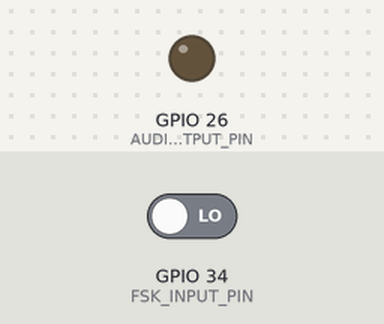
Simulated run of this sketch. Board: ESP32. On the bench: output pins drawn as LEDs (lit = HIGH). The inputs (shaded band) are chosen by the test bench; at power-on: GPIO 34 (FSK_INPUT_PIN) LOW. What the sketch prints to the serial monitor is not drawn.

Above: at 0.0 s.
At 1.33 s:
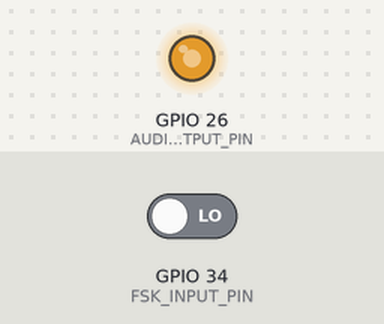
At 2.26 s:
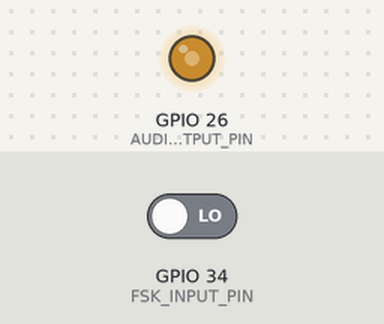
Timing chart, 0 to 2.2 s (numbered marks = the images above):
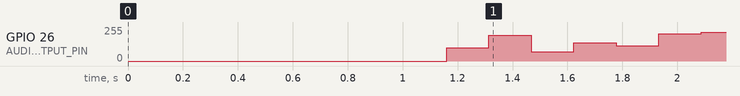

The sketch:

Receptor2.ino
```cpp
/*
 * RECEPTOR 2 - Demodulación FSK con Parlante
 */

#include "arduinoFFT.h"

#define SAMPLES 512
#define SAMPLING_FREQUENCY 4000
#define FSK_INPUT_PIN 34
#define AUDIO_OUTPUT_PIN 26

#define F_LOW0 360
#define F_LOW1 540

#define UMBRAL_MINIMO 15.0
#define DIFERENCIA_MINIMA 10.0

double vReal[SAMPLES];
double vImag[SAMPLES];
ArduinoFFT<double> FFT(vReal, vImag, SAMPLES, SAMPLING_FREQUENCY);

unsigned long samplingPeriod;

// Variables para audio continuo
float freqFiltrada = 450.0;
const float ALPHA = 0.2;
float audioPhase = 0;
const float AUDIO_FS = 8000.0;

void setup() {
    Serial.begin(115200);
    delay(1000);

    pinMode(FSK_INPUT_PIN, INPUT);
    pinMode(AUDIO_OUTPUT_PIN, OUTPUT);

    samplingPeriod = round(1000000.0 / SAMPLING_FREQUENCY);

    Serial.println("\n╔════════════════════════════════════════════════╗");
    Serial.println("║  RECEPTOR 2 - FSK PILOTO (Audio Continuo)     ║");
    Serial.println("╚════════════════════════════════════════════════╝\n");
}

void loop() {
    // Capturar mientras se reproduce audio
    capturarConAudio();

    // Procesar FFT
    aplicarFFT();

    // Actualizar frecuencia filtrada
    int bit = analizarYDemodular();

	if (bit != -1) {
    	float freqDetectada = (bit == 1) ? F_LOW1 : F_LOW0;
    	freqFiltrada = ALPHA * freqDetectada + (1.0 - ALPHA) * freqFiltrada;

    	// === Magnitudes espectrales (para el análisis del profe) ===
    	int index_f0 = round(F_LOW0 * SAMPLES / SAMPLING_FREQUENCY);
    	int index_f1 = round(F_LOW1 * SAMPLES / SAMPLING_FREQUENCY);
    	double mag_f0 = (vReal[index_f0-1] + vReal[index_f0] + vReal[index_f0+1]) / 3.0;
    	double mag_f1 = (vReal[index_f1-1] + vReal[index_f1] + vReal[index_f1+1]) / 3.0;

    	Serial.print("Mag@");
    	Serial.print(F_LOW0);
    	Serial.print(": ");
    	Serial.print(mag_f0, 1);
    	Serial.print(" | Mag@");
    	Serial.print(F_LOW1);
    	Serial.print(": ");
    	Serial.print(mag_f1, 1);
    	Serial.print(" | FSK: ");
    	Serial.print((int)freqDetectada);
    	Serial.print(" Hz → Filtrado: ");
    	Serial.print((int)freqFiltrada);
    	Serial.println(" Hz");
	}
     else {
        // Decay suave cuando no hay señal
        freqFiltrada = 0.95 * freqFiltrada;

        if (freqFiltrada < 50) {
            freqFiltrada = 0;  // Silencio total
        }
    }
}

// Captura y reproduce simultáneamente
void capturarConAudio() {
    unsigned long lastAudioSample = micros();

    for (int i = 0; i < SAMPLES; i++) {
        unsigned long microseconds = micros();

        // Leer muestra para FFT
        int level = digitalRead(FSK_INPUT_PIN);
        vReal[i] = (double)level - 0.5;
        vImag[i] = 0;

        // Mientras se espera el siguiente sample de FFT,
        // generar varias muestras de audio
        while (micros() - microseconds < samplingPeriod) {
            unsigned long now = micros();

            if (now - lastAudioSample >= 125) {
                lastAudioSample = now;

                if (freqFiltrada > 50) {  // Solo si hay señal
                    float sample = 128 + 100 * sin(2 * PI * freqFiltrada * audioPhase);
                    dacWrite(AUDIO_OUTPUT_PIN, constrain((int)sample, 0, 255));

                    audioPhase += 1.0 / AUDIO_FS;
                    if (audioPhase > 1.0) audioPhase -= 1.0;
                } else {
                    dacWrite(AUDIO_OUTPUT_PIN, 128);  // Silencio
                }
            }
        }
    }
}

void aplicarFFT() {
    FFT.windowing(FFTWindow::Hamming, FFTDirection::Forward);
    FFT.compute(FFTDirection::Forward);
    FFT.complexToMagnitude();
}

int analizarYDemodular() {
    int index_f0 = round(F_LOW0 * SAMPLES / SAMPLING_FREQUENCY);
    int index_f1 = round(F_LOW1 * SAMPLES / SAMPLING_FREQUENCY);

    double mag_f0 = (vReal[index_f0-1] + vReal[index_f0] + vReal[index_f0+1]) / 3.0;
    double mag_f1 = (vReal[index_f1-1] + vReal[index_f1] + vReal[index_f1+1]) / 3.0;

    double maxMag = max(mag_f0, mag_f1);
    double diferencia = abs(mag_f0 - mag_f1);

    if (maxMag < UMBRAL_MINIMO || diferencia < DIFERENCIA_MINIMA) {
        return -1;
    }

    return (mag_f1 > mag_f0) ? 1 : 0;
}
```

Measured:
- by itself, GPIO 26 (AUDIO_OUTPUT_PIN): 0/255 → 101/255 at 1.2 s, → 192/255 0.15 s later, → 68/255 0.15 s later, → 137/255 0.15 s later, … (7 changes in this stretch)
